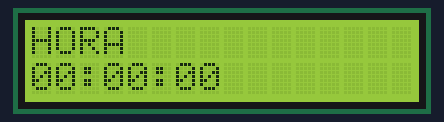
Recording of a sketch running on a simulated Arduino Uno, built with avr-gcc and run on an emulated ATmega328P. Parts: 16×2 character LCD. Sleep ends after the set time or at an interrupt.

Above: at 0.11 s.
At 5.01 s:
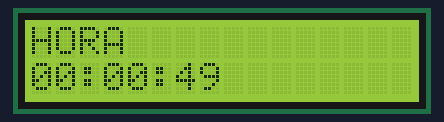
At 10.01 s:
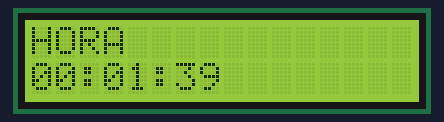
At 20.01 s:
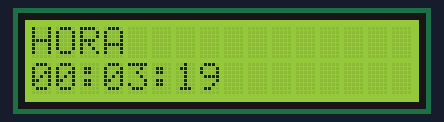
At 30.01 s:
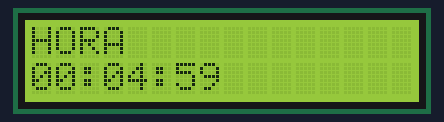
At 39.93 s:
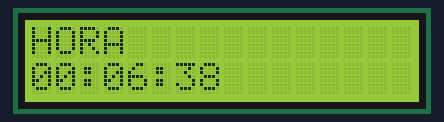

The sketch:

Herdoiza_Adriana_RelojYperif_ricos.ino
```cpp
/*
 * UNIVERSIDAD TÉCNICA DEL NORTE
 * FICA-CIERCOM
 * NOMBRE: Adriana Herdoíza
 * FECHA: 05-02-2019
 * TEMA: Reloj Y DORMIR PERIFÉRICOS
 *
 */

#include <LowPower.h>
#include <MsTimer2.h>
#include <LiquidCrystal.h>

 #include <avr/sleep.h>
 #include <avr/power.h>
 #include <avr/wdt.h> //libreria perro guardian

LiquidCrystal lcd (13, 12, 11, 10, 9, 8); // RS,E,D4,D5,D6,D7 // Pines del Arduino

int hor = 0;  //variable para hora
int minu = 0;  //variable para minutos
int segu = 0;  //variable para segundos
String hora = "00:00:00";  //cadena para escritura de hora completa


void setup() {
  Serial.begin(9600);
  lcd.begin(16, 2);  //pantalla lcd
  lcd.setCursor(0, 0);  //posición del mensaje HORA
  lcd.print("HORA");  //mensaje de inicio
  lcd.setCursor(0, 1);  //posición de escritura de la hora
  lcd.print(hora);  //impresión de hora
  Serial.begin(9600);
  MsTimer2::set(100, reloj);  //un segundo para correr el reloj
  MsTimer2::start();  //inicio de timer

set_sleep_mode(SLEEP_MODE_ADC);
set_sleep_mode(SLEEP_MODE_IDLE);
sleep_enable();

}

void loop() {
power_adc_disable();
power_spi_disable();
sleep_mode();
sleep_disable();
power_timer0_disable();


}

void reloj() {  //método de reloj
  if (segu < 59) {  //los segundos deben ser menores a 59, ya que, en 60 se cambiaría a un minuto
    segu++;  //se aumenta un segundo
    if (segu <= 9) {  //los segundos que sean menores o iguales a 9 se imprimen en la posición (7,1)
      lcd.setCursor(7, 1);  //posición para mostrar los segundos hasta el 9
      lcd.print(segu);  //impresión de segundos
    }
    else if (segu > 9) {  //si los segundos son mayores a 9 se guardarán en otra posición
      lcd.setCursor(6, 1);  //posición para guardar segundos mayores a 9
      lcd.print(segu);  //impresión de segundos
    }
  }
  else {
    segu = 0;  //para imprimir el valor en los segundos como cero
    lcd.setCursor(6, 1);
    lcd.print(segu);  //para imprimir en la primera posición
    lcd.print(segu);  //imprimo en la posición siguiente
    if (minu < 59) {  //cuando minuto sea menor que 59 se cumple lo siguiente
      minu++;  //minuto aumenta en uno
      if (minu <= 9) {  //si minuto es menor o igual que 9, se imprime en una posición
        lcd.setCursor(4, 1);
        lcd.print(minu);
      }
      else if (minu > 9) {  //cuando el minuto sea mayor que 9, se imprime en una posición anterior
        lcd.setCursor(3, 1);
        lcd.print(minu);
      }

    }
    else {
      minu = 0;  //caso contrario, minuto debe ser igual a cero en la posición donde se muestran los minutos
      lcd.setCursor(3, 1);
      lcd.print(minu);  //se imprime dos veces para ocupar los lugares de los dos ceros
      lcd.print(minu);
      if (hor < 23) {  //si la hora es menor a 23 se debe aumentar en uno
        hor++;  //aumento en uno de la hora
        if (hor <= 9) {  //cuando la hora sea menor o igual que 9 se imprimirá en una posición
          lcd.setCursor(1, 1);  //posición para impresión de hora cuando valga hasta 9
          lcd.print(hor);  //impresión de hora
        }
        else if (hor > 9) {  //caso contrario, cuando la hora sea mayor a 9 se debe imprimir en una nueva posición
          lcd.setCursor(0, 1);
          lcd.print(hor);

        }
      }
      else {
        hor = 0;  //caso contrario, la hora debe ser igual a cero
      }
    }
  }

}
```
